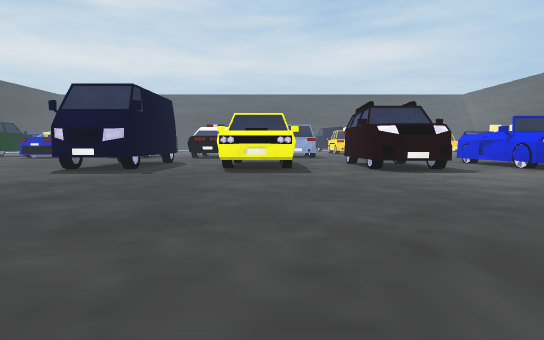
View 1 (above)

24 first-person views from a walk through a Unity game level. The camera is 1.5 m above the floor, tilts 4° down and sees 75° across. The floor is counted in squares, 2 m on a side. Each view is taken from the middle of a square. On the plan, view 1 faces up. The plan holds only what a view shows up to about 11 squares ahead; the rest is blank. The place goes on beyond the plan. Some surface patterns are stand-ins.

View 2
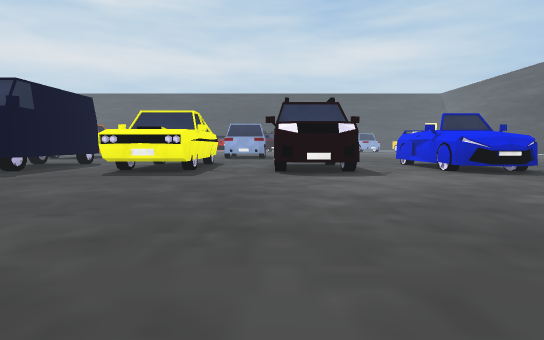

View 3
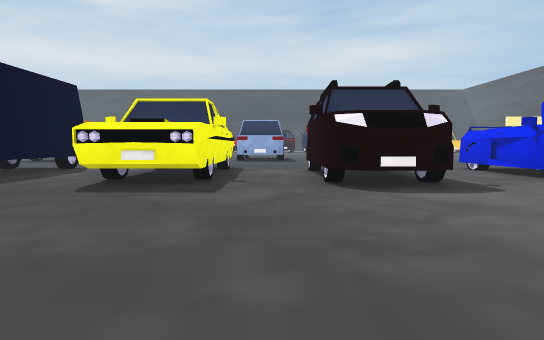

View 4
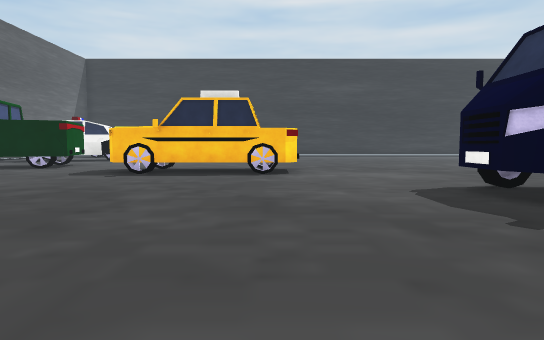

View 5
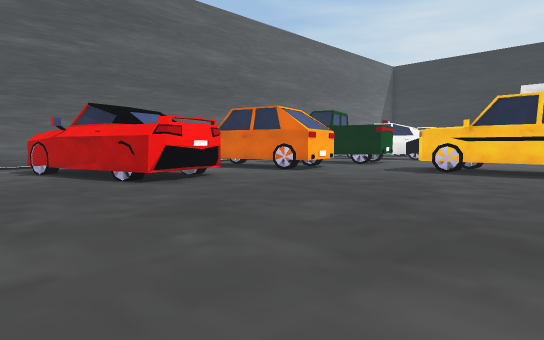

View 6
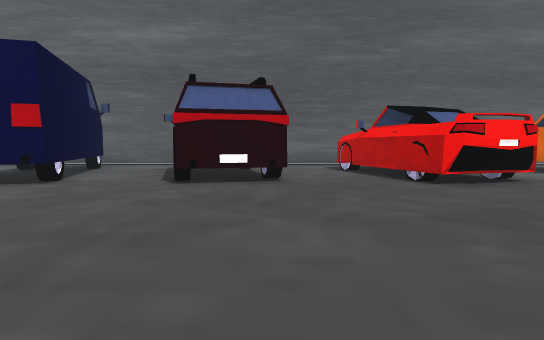

View 7
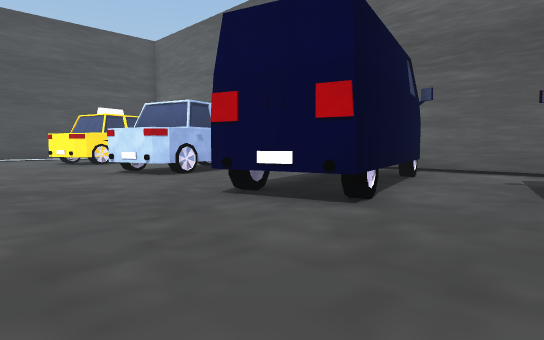

View 8
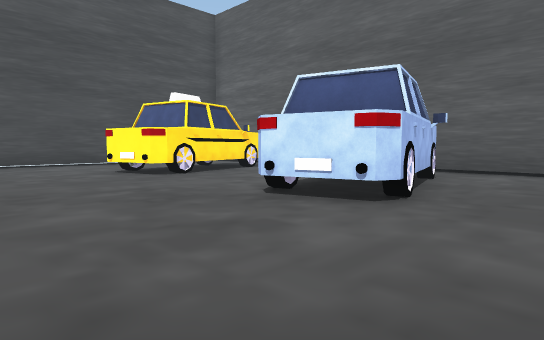

View 9
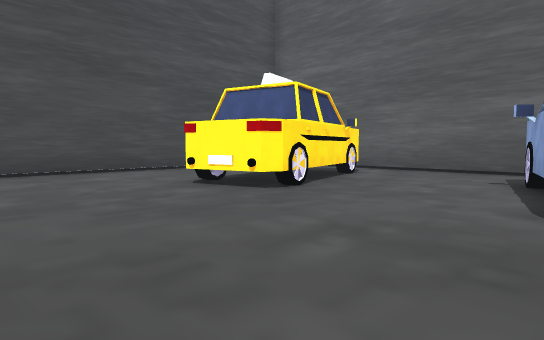

View 10
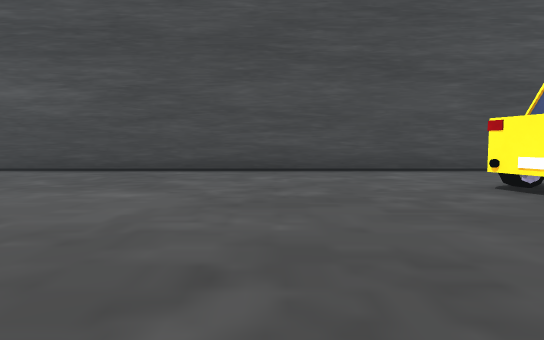

View 11
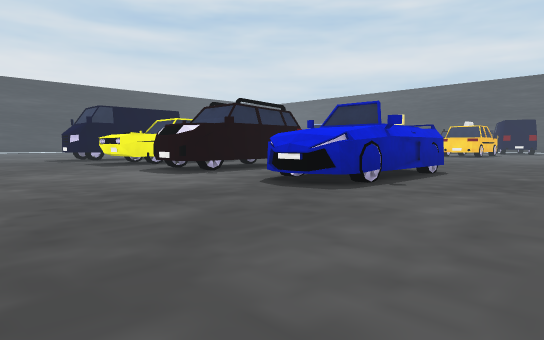

View 12
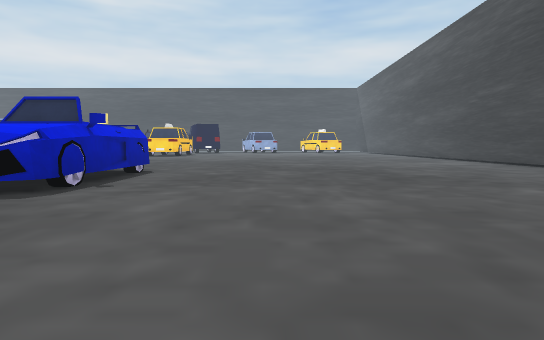

View 13
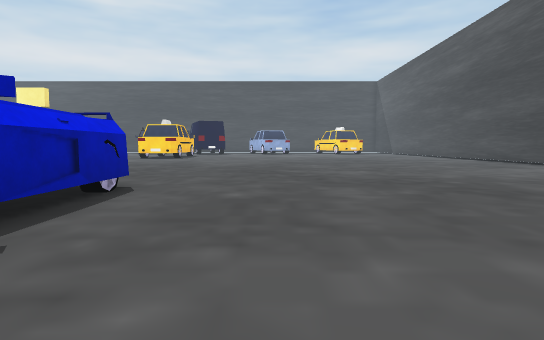

View 14
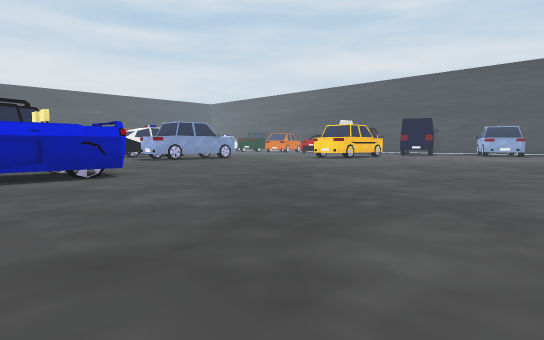

View 15
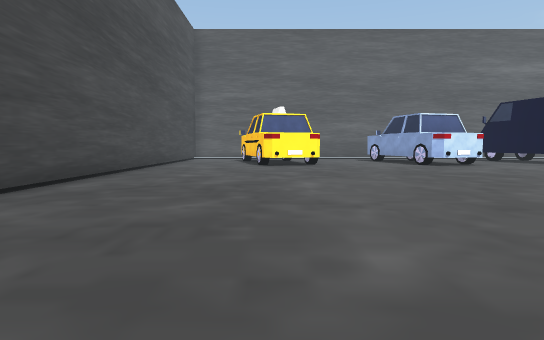

View 16
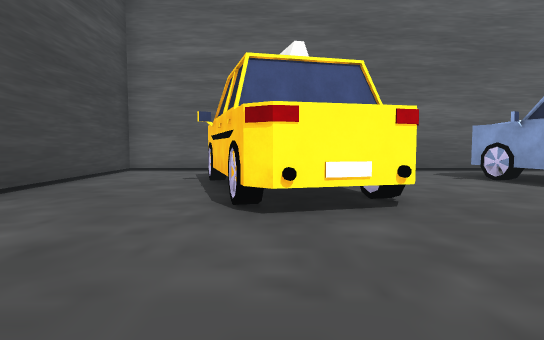

View 17
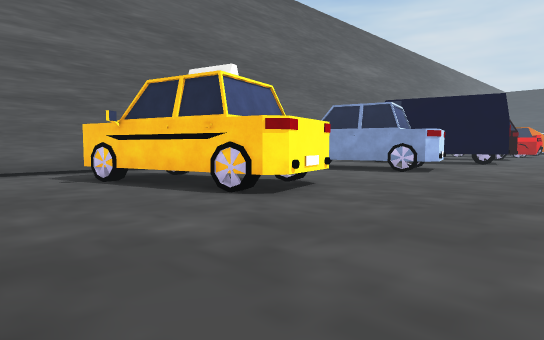

View 18
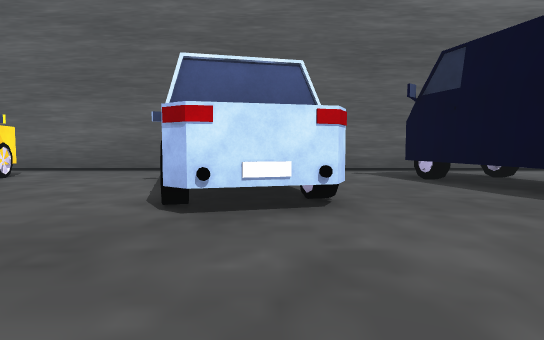

View 19
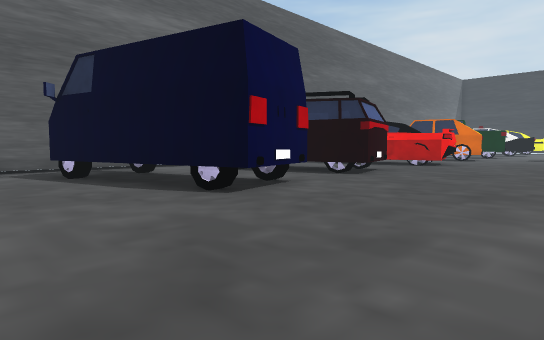

View 20
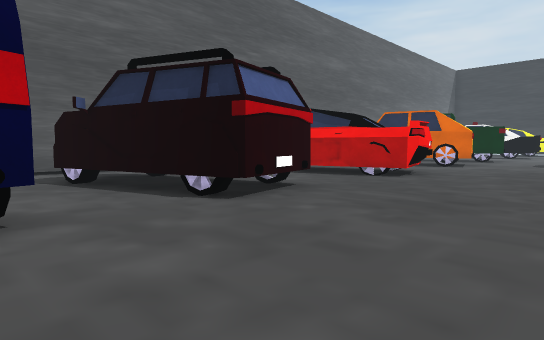

View 21
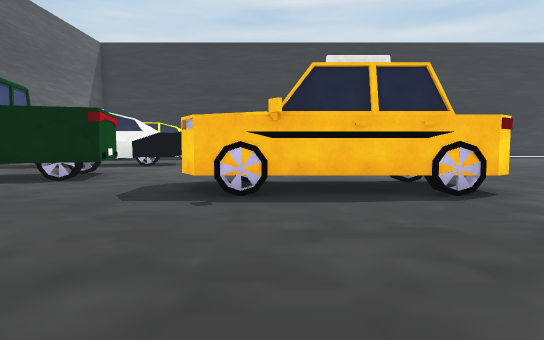

View 22
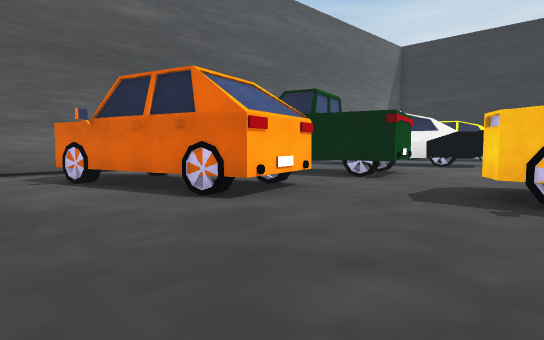

View 23
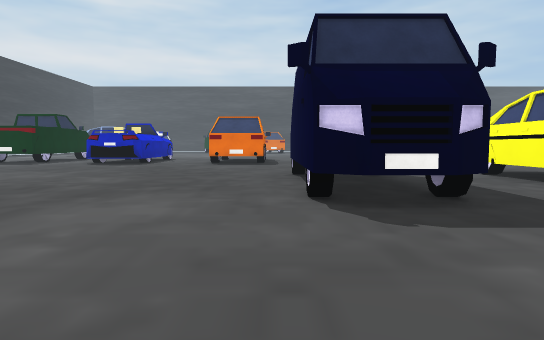

View 24
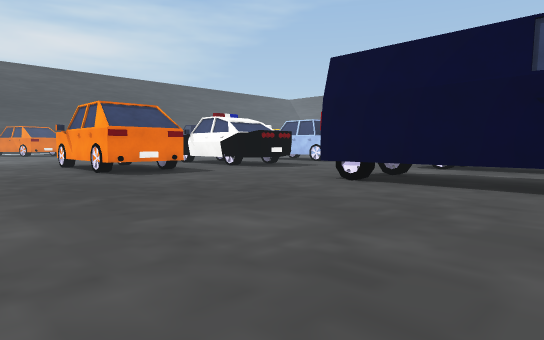

### Floor plan
Key: @ floor where view 1 was taken; # wall or solid block; . floor; ^ raised ledge; T thing the floor can be seen under or through; O other object.
Columns run from 15 left of view 1 to 24 right of it. Each row starts with its distance up from view 1.
 23     ..^                       ...
 22     ..^                      .....
 21    ...OO                    ......
 20    ......               .............
 19    .......              .............
 18    ........             ............
 17 ............            ...........
 16 .........# ..          ...............
 15  ........TT...OO..#    # O............
 14   .......^^...^^..O  ..###...........
 13   .......^^...^^..#  ..###..........
 12 .........^^..O #O.# #..###..........   #
 11 .........##...##..O^O..O##.............#
 10   .....................................#
  9   .....................................#
  8    ....................................#
  7   ..##.................................#
  6   .. ^.................................#
  5   .. ^.................................#
  4   ..##.................................#
  3   .. #.................................#
  2   .....................................#
  1 .......................................#
  0 ..##..##O..##O.@###..TT....##....##....#
 -1 ..O#O.O #..O##..O O..T T..O O....##....#
 -2  . ##.  ^..  #..  #..^ ^...^^....^ #...#
 -3 ..      #..  #... ^...^T...###...###...#
 -4 ..     O O.   O..O O..TT...O O...###...#
 -5        ....   .  .....TT...............#
 -6        ....   .  ......................#
 -7         ###   #    #####################

Where each view was taken, in squares from view 1:
view 1: 0 up, 0 right, facing up
view 2: 1 up, 3 right, facing up
view 3: 4 up, 2 right, facing up
view 4: 7 up, 0 right, facing left
view 5: 7 up, 1 right, facing down-left
view 6: 7 up, 1 right, facing down
view 7: 4 up, 3 right, facing down-right
view 8: 4 up, 9 right, facing down-right
view 9: 4 up, 13 right, facing down-right
view 10: 4 up, 13 right, facing right
view 11: 5 up, 14 right, facing up-left
view 12: 5 up, 14 right, facing up
view 13: 9 up, 13 right, facing up
view 14: 12 up, 19 right, facing up-left
view 15: 13 up, 19 right, facing down
view 16: 4 up, 19 right, facing down
view 17: 4 up, 23 right, facing down-left
view 18: 4 up, 12 right, facing down
view 19: 5 up, 11 right, facing down-left
view 20: 4 up, 6 right, facing down-left
view 21: 4 up, 4 left, facing left
view 22: 4 up, 4 left, facing down-left
view 23: 6 up, 7 left, facing up
view 24: 11 up, 13 left, facing up-right
